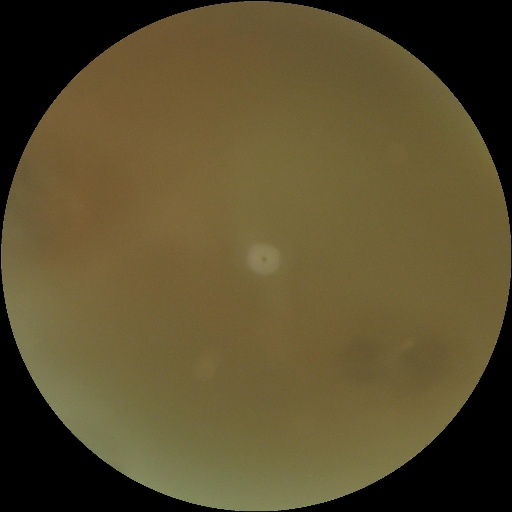
#> input picture dataset/cataract/0_left.jpg, 512 x 512 px
$ python -i feature_extraction.py   (imports and definitions only)   (older library calls are emulated)
#> lines starting #> are read from the running program, lines starting #| are printed output that depends on the picture
import cv2
import numpy as np
from skimage.feature import graycomatrix, graycoprops, local_binary_pattern, hog

def load_image(path, size=(128,128)):
    img = cv2.imread(path)
    if img is None:
        raise IOError(f"Cannot read image {path}")
    img = cv2.resize(img, size)
    return img

def color_hist(img, bins=(8,8,8)):
    hist = cv2.calcHist([img], [0,1,2], None, bins, [0,256,0,256,0,256])
    cv2.normalize(hist, hist)
    return hist.flatten()

def glcm_features(gray):
    gray_scaled = (gray / 4).astype('uint8')
    glcm = graycomatrix(gray_scaled, distances=[1], angles=[0], levels=64, symmetric=True, normed=True)
    props = ['contrast','dissimilarity','homogeneity','energy','correlation','ASM']
    feats = [graycoprops(glcm, p)[0,0] for p in props]
    return np.array(feats)

def lbp_features(gray, P=8, R=1):
    lbp = local_binary_pattern(gray, P, R, method='uniform')
    n_bins = P + 2
    hist, _ = np.histogram(lbp.ravel(), bins=np.arange(0, n_bins+1), range=(0, n_bins))
    hist = hist.astype("float")
    hist /= (hist.sum() + 1e-7)
    return hist

def edge_density(gray):
    edges = cv2.Canny(gray, 100, 200)
    return np.sum(edges > 0) / (gray.shape[0]*gray.shape[1])

def image_stats(gray):
    return [float(np.mean(gray)/255.0), float(np.std(gray)/255.0)]

def hog_features(gray):
    f = hog(gray, orientations=9, pixels_per_cell=(16,16),
            cells_per_block=(1,1), block_norm='L2-Hys', transform_sqrt=True)
    return f

def extract_features(image_path, size=(128,128)):
#> called with image_path = '../dataset/cataract/0_left.jpg', size = (128, 128)
    img = load_image(image_path, size)
#> in load_image, img is the input picture: shape (512, 512, 3); mean B, G, R 45.5, 77.9, 89.9
    gray = cv2.cvtColor(img, cv2.COLOR_BGR2GRAY)
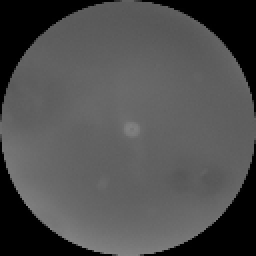
#> gray: shape (128, 128) (shown 2 times larger); min 0, max 134, mean 78
    feats = []
    feats.extend(color_hist(img))
    feats.extend(glcm_features(gray))
#> in glcm_features, `gray_scaled = (gray / 4).astype('uint8')`:
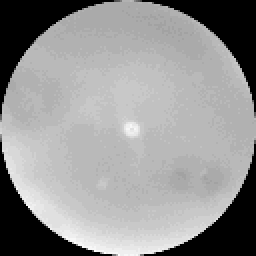
#> gray_scaled: shape (128, 128) (shown 2 times larger); min 0, max 33, mean 19.2; drawn with min black and max white
#> in glcm_features, `feats = [graycoprops(glcm, p)[0,0] for p in props]`: feats = [7.49, 0.544, 0.89, 0.337, 0.964, 0.114]
    feats.extend(lbp_features(gray))
#> in lbp_features, `lbp = local_binary_pattern(gray, P, R, method='uniform')`:
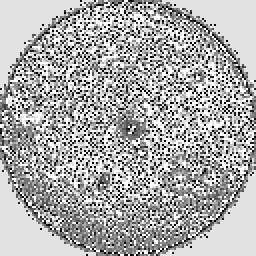
#> lbp: shape (128, 128) float64 (shown 2 times larger); min 0, max 9, mean 6.08; drawn with min black and max white
#> in lbp_features, `hist, _ = np.histogram(lbp.ravel(), bins=np.arange(0, n_bins+1), range..`: hist = [855, 1048, 413, 1000, 1061, 1439, 1091, 1528, 5528, 2421]
#> in lbp_features, `hist /= (hist.sum() + 1e-7)`: hist = [0.0522, 0.064, 0.0252, 0.061, 0.0648, 0.0878, 0.0666, 0.0933, 0.337, 0.148]
    feats.append(edge_density(gray))
#> in edge_density, `edges = cv2.Canny(gray, 100, 200)`:
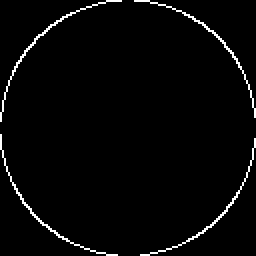
#> edges: shape (128, 128) (shown 2 times larger); 2.6% white in thin lines or dots
    feats.extend(image_stats(gray))
    feats.extend(hog_features(gray))
#> in hog_features, `f = hog(gray, orientations=9, pixels_per_cell=(16,16), cells_per_block..`: f = 576 values, max 0.758 at index 488, min 0 at index 0, mean 0.261
    return np.array(feats, dtype=np.float32)

>>> result = extract_features('../dataset/cataract/0_left.jpg')
#> result = 1107 values, max 7.49 at index 512, min 0 at index 2, mean 0.148

$ run again, on dataset/cataract/1102_left.jpg
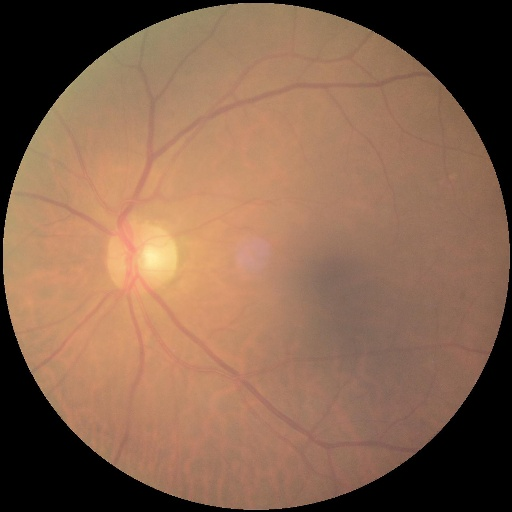
#> input picture dataset/cataract/1102_left.jpg, 512 x 512 px
#> in load_image, img is the input picture: shape (512, 512, 3); mean B, G, R 78.1, 100.3, 134.6
#> img: shape (128, 128, 3)
#> feats = [13.56, 0.891, 0.791, 0.241, 0.97, 0.0581]
#> in lbp_features, `lbp = local_binary_pattern(gray, P, R, method='uniform')`:
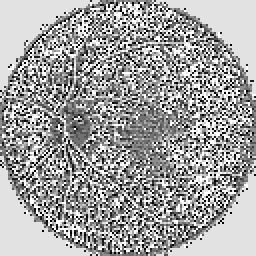
#> lbp: shape (128, 128) float64 (shown 2 times larger); min 0, max 9, mean 5.73; drawn with min black and max white
#> in lbp_features, `hist, _ = np.histogram(lbp.ravel(), bins=np.arange(0, n_bins+1), range..`: hist = [806, 1036, 824, 1379, 1492, 1535, 1028, 1319, 4728, 2237]
#> in lbp_features, `hist /= (hist.sum() + 1e-7)`: hist = [0.0492, 0.0632, 0.0503, 0.0842, 0.0911, 0.0937, 0.0627, 0.0805, 0.289, 0.137]
#> in edge_density, `edges = cv2.Canny(gray, 100, 200)`:
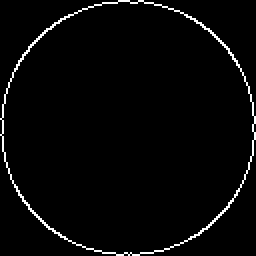
#> edges: shape (128, 128) (shown 2 times larger); 2.7% white in thin lines or dots
#> f = 576 values, max 0.972 at index 83, min 0 at index 0, mean 0.266
#> result = 1107 values, max 13.56 at index 512, min 0 at index 2, mean 0.157

$ run again, on dataset/cataract/2104_left.jpg
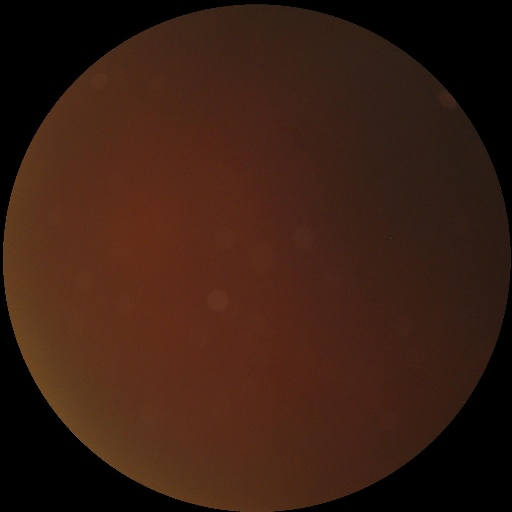
#> input picture dataset/cataract/2104_left.jpg, 512 x 512 px
#> in load_image, img is the input picture: shape (512, 512, 3); mean B, G, R 18.9, 30.7, 58
#> img: shape (128, 128, 3)
#> feats = [2.26, 0.338, 0.903, 0.299, 0.96, 0.0896]
#> in lbp_features, `lbp = local_binary_pattern(gray, P, R, method='uniform')`:
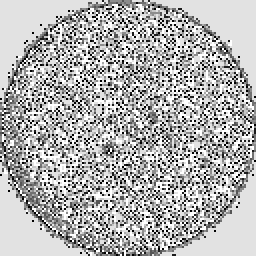
#> lbp: shape (128, 128) float64 (shown 2 times larger); min 0, max 9, mean 6.28; drawn with min black and max white
#> in lbp_features, `hist, _ = np.histogram(lbp.ravel(), bins=np.arange(0, n_bins+1), range..`: hist = [835, 1111, 322, 862, 700, 1263, 931, 1533, 6326, 2501]
#> in lbp_features, `hist /= (hist.sum() + 1e-7)`: hist = [0.051, 0.0678, 0.0197, 0.0526, 0.0427, 0.0771, 0.0568, 0.0936, 0.386, 0.153]
#> in edge_density, `edges = cv2.Canny(gray, 100, 200)`:
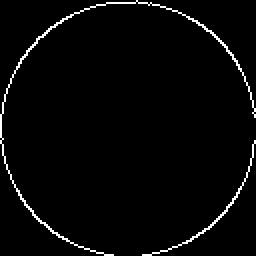
#> edges: shape (128, 128) (shown 2 times larger); 2.6% white in thin lines or dots
#> f = 576 values, max 0.8 at index 488, min 0 at index 0, mean 0.26
#> result = 1107 values, max 2.26 at index 512, min 0 at index 3, mean 0.143

$ run again, on dataset/cataract/2164_left.jpg
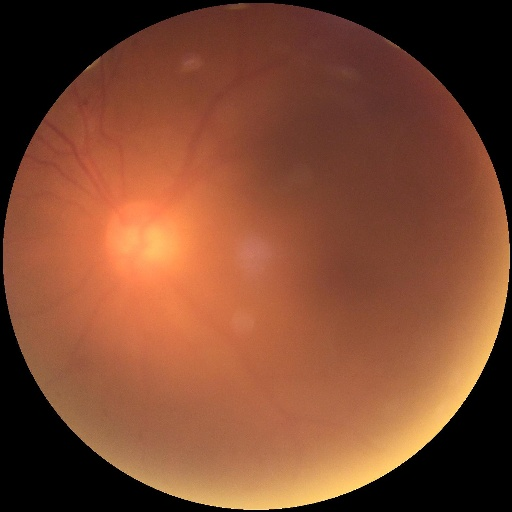
#> input picture dataset/cataract/2164_left.jpg, 512 x 512 px
#> in load_image, img is the input picture: shape (512, 512, 3); mean B, G, R 48.6, 72.8, 126.4
#> img: shape (128, 128, 3)
#> feats = [13.62, 0.855, 0.792, 0.23, 0.962, 0.053]
#> in lbp_features, `lbp = local_binary_pattern(gray, P, R, method='uniform')`:
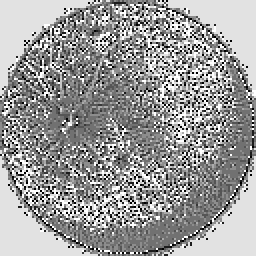
#> lbp: shape (128, 128) float64 (shown 2 times larger); min 0, max 9, mean 5.5; drawn with min black and max white
#> in lbp_features, `hist, _ = np.histogram(lbp.ravel(), bins=np.arange(0, n_bins+1), range..`: hist = [605, 726, 685, 1628, 2687, 2129, 1088, 1066, 4213, 1557]
#> in lbp_features, `hist /= (hist.sum() + 1e-7)`: hist = [0.0369, 0.0443, 0.0418, 0.0994, 0.164, 0.13, 0.0664, 0.0651, 0.257, 0.095]
#> in edge_density, `edges = cv2.Canny(gray, 100, 200)`:
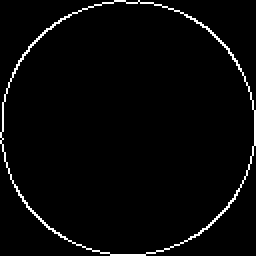
#> edges: shape (128, 128) (shown 2 times larger); 2.7% white in thin lines or dots
#> f = 576 values, max 0.861 at index 447, min 0 at index 0, mean 0.259
#> result = 1107 values, max 13.62 at index 512, min 0 at index 2, mean 0.154
